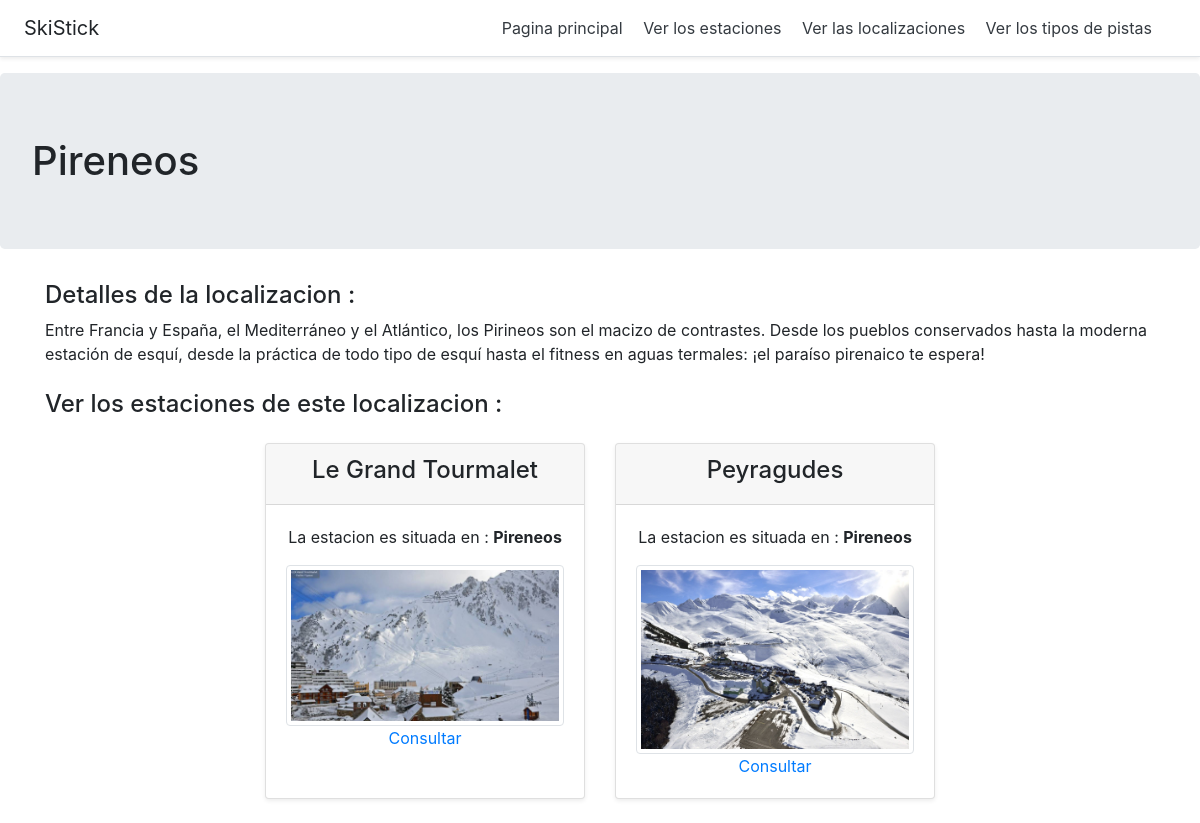
The page /main/localizacion/1 on the database its author committed.
### mainApp/models.py (models this page shows, shortened)
class Localizacion(models.Model):
   mensaje = models.CharField(max_length=255)
   detalles = models.CharField(max_length=255)

class Estacion(models.Model):
   nombre = models.CharField(max_length=255)
   kmsPista = models.IntegerField()
   numeroRemontes = models.IntegerField()
   alturaMaxima = models.IntegerField()
   alturaMinima = models.IntegerField()
   imagen = models.CharField(max_length=255)
   localizacion = models.ForeignKey('Localizacion', on_delete=models.CASCADE)

### mainApp/views.py (the view)
# urls.py: path('localizacion/<id_localizacion>', views.localizacion, name='localizacion'),
def localizacion(request, id_localizacion):
    localizacion = Localizacion.objects.get(id=id_localizacion)
    estaciones = Estacion.objects.filter(localizacion_id=id_localizacion)
    return render(request, 'localizacion.html', {'localizacion':localizacion, 'estaciones':estaciones})

### mainApp/templatetags/mainApp_extras.py (called while the page is built)
@register.filter
def modulo(num, val):
    return num % val

### mainApp/templates/localizacion.html (shortened to what this page needs)
<!DOCTYPE html>
{% load mainApp_extras %}
<html lang="en">
<head>
	<link rel="stylesheet" href="https://stackpath.bootstrapcdn.com/bootstrap/4.3.1/css/bootstrap.min.css">
</head>
<body>
    {% include "header.html" %}
        <h1 class="jumbotron">{{ localizacion.mensaje }}</h1>
    <div class="container mt-4 ">
        <h4>Detalles de la localizacion :</h4>
        <p class="mb-4">{{ localizacion.detalles }}</p>
        <h4 class="mb-4">Ver los estaciones de este localizacion :</h4>
        {% for estacion in estaciones %}
        {% ifequal forloop.counter|modulo:3 1 %}
        <div class="row justify-content-center">
            {% endifequal %}
            <div class="col-4 card-deck text-center">
                <div class="card mb-4 shadow-sm">
                    <div class="card-header">
                        <h4>{{ estacion.nombre }}</h4>
                    </div>
                    <div class="card-body">
                        <p>La estacion es situada en : <b>{{ estacion.localizacion.mensaje }}</b></p>
                        {% load static %}
                        <img src="{% static estacion.imagen %}" class="img-thumbnail" alt="Mon image" />
                        <a href="{% url 'estacion' estacion.id %}">Consultar</a>
                    </div>
                </div>
            </div>
        {% endfor %}
    </div>
</body>
</html>

### rows shown on the page
Localizacion: mensaje "Pireneos", detalles "Entre Francia y España, el Mediterráneo y el Atlántico, los Pirineos son el macizo de contrastes. Desde los pueblos conservados hasta la moderna estación de esquí, desde la práctica de todo tipo de esquí hasta el fitness en aguas termales: ¡el paraíso pirenaico te espera!"
Estacion: nombre "Le Grand Tourmalet", localizacion.mensaje "Pireneos", imagen (picture)
Estacion: nombre "Peyragudes", localizacion.mensaje "Pireneos", imagen (picture)
